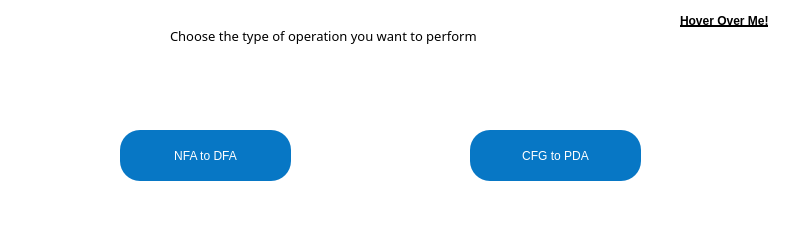
<?xml version="1.0" encoding="UTF-8"?>
<ui version="4.0">
 <class>MainWindow</class>
 <widget class="QMainWindow" name="MainWindow">
  <property name="geometry">
   <rect>
    <x>0</x>
    <y>0</y>
    <width>800</width>
    <height>230</height>
   </rect>
  </property>
  <property name="sizePolicy">
   <sizepolicy hsizetype="Fixed" vsizetype="Fixed">
    <horstretch>0</horstretch>
    <verstretch>0</verstretch>
   </sizepolicy>
  </property>
  <property name="windowTitle">
   <string>Automata Project</string>
  </property>
  <property name="styleSheet">
   <string notr="true">background-color: rgb(255, 255, 255);</string>
  </property>
  <widget class="QWidget" name="centralwidget">
   <property name="autoFillBackground">
    <bool>false</bool>
   </property>
   <property name="styleSheet">
    <string notr="true">background-color: rgb(255, 255, 255);</string>
   </property>
   <widget class="QLabel" name="label">
    <property name="geometry">
     <rect>
      <x>170</x>
      <y>20</y>
      <width>451</width>
      <height>31</height>
     </rect>
    </property>
    <property name="font">
     <font>
      <family>MV Boli</family>
      <pointsize>10</pointsize>
      <weight>50</weight>
      <italic>false</italic>
      <bold>false</bold>
      <underline>false</underline>
     </font>
    </property>
    <property name="text">
     <string>Choose the type of operation you want to perform</string>
    </property>
   </widget>
   <widget class="QLabel" name="label_2">
    <property name="geometry">
     <rect>
      <x>680</x>
      <y>10</y>
      <width>101</width>
      <height>21</height>
     </rect>
    </property>
    <property name="font">
     <font>
      <weight>75</weight>
      <italic>false</italic>
      <bold>true</bold>
      <underline>true</underline>
     </font>
    </property>
    <property name="toolTip">
     <string>&lt;html&gt;&lt;head/&gt;&lt;body&gt;&lt;p&gt;&lt;span style=&quot; font-size:11pt; font-weight:600;&quot;&gt;Anthony Amgad Fayek : 19P9880&lt;/span&gt;&lt;/p&gt;&lt;p&gt;&lt;span style=&quot; font-size:11pt; font-weight:600;&quot;&gt;Youssef George Fouad : 19P9824&lt;/span&gt;&lt;/p&gt;&lt;p&gt;&lt;span style=&quot; font-size:11pt; font-weight:600;&quot;&gt;Mostafa Nasrat Metwally : 19P4619&lt;/span&gt;&lt;/p&gt;&lt;p&gt;&lt;span style=&quot; font-size:11pt; font-weight:600;&quot;&gt;Kerollos Wageeh Youssef : 19P3468&lt;/span&gt;&lt;/p&gt;&lt;/body&gt;&lt;/html&gt;</string>
    </property>
    <property name="text">
     <string>Hover Over Me!</string>
    </property>
   </widget>
   <widget class="QPushButton" name="nfaToDfaPushButton">
    <property name="geometry">
     <rect>
      <x>120</x>
      <y>130</y>
      <width>171</width>
      <height>51</height>
     </rect>
    </property>
    <property name="cursor">
     <cursorShape>PointingHandCursor</cursorShape>
    </property>
    <property name="autoFillBackground">
     <bool>false</bool>
    </property>
    <property name="styleSheet">
     <string notr="true">color: rgb(255, 255, 255);
font: 75 16pt &quot;Cambria&quot;;
background-color:rgb(7, 119, 197);
border-radius:20px;
</string>
    </property>
    <property name="text">
     <string>NFA to DFA</string>
    </property>
   </widget>
   <widget class="QPushButton" name="cfgToPdaPushButton">
    <property name="geometry">
     <rect>
      <x>470</x>
      <y>130</y>
      <width>171</width>
      <height>51</height>
     </rect>
    </property>
    <property name="cursor">
     <cursorShape>PointingHandCursor</cursorShape>
    </property>
    <property name="autoFillBackground">
     <bool>false</bool>
    </property>
    <property name="styleSheet">
     <string notr="true">color: rgb(255, 255, 255);
font: 75 16pt &quot;Cambria&quot;;
background-color:rgb(7, 119, 197);
border-radius:20px;
</string>
    </property>
    <property name="text">
     <string>CFG to PDA</string>
    </property>
   </widget>
  </widget>
 </widget>
 <resources/>
 <connections/>
</ui>
